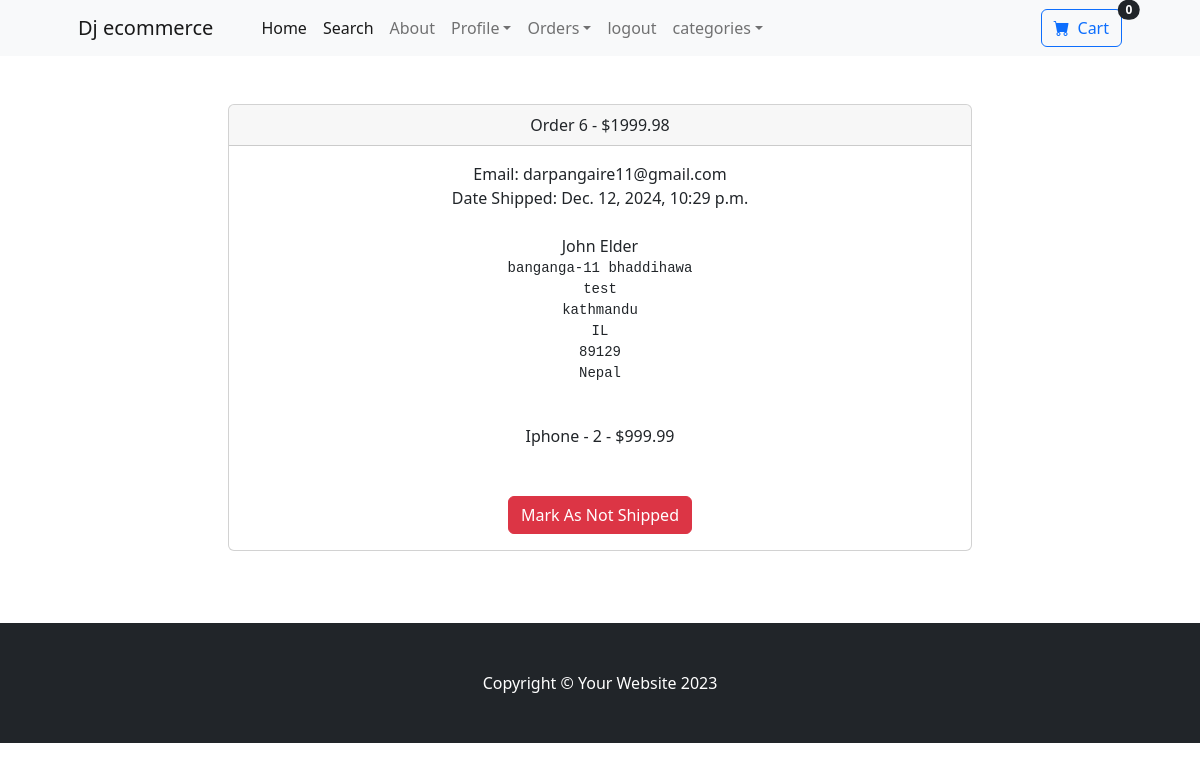
Screenshot of /payment/orders/6 (signed in) with the database file from the repository.
### payment/models.py (models this page shows, shortened)
class Order(models.Model):
  user = models.ForeignKey(User,on_delete=models.CASCADE,null=True,blank=True)
  full_name = models.CharField(max_length=250)
  email = models.EmailField(max_length=250)
  shipping_address = models.TextField(max_length=15000)
  amount_paid = models.DecimalField(max_digits=7,decimal_places=2)
  date_ordered = models.DateTimeField(auto_now_add=True)
  shipped = models.BooleanField(default=False)
  date_shipped = models.DateTimeField(blank=True,null=True)

class OrderItem(models.Model):
  order = models.ForeignKey(Order,on_delete=models.CASCADE,null=True)
  product = models.ForeignKey(Product,on_delete=models.CASCADE,null=True)
  user = models.ForeignKey(User,on_delete=models.CASCADE,null=True,blank=True)
  quantity = models.PositiveBigIntegerField(default=1)
  price = models.DecimalField(max_digits=7,decimal_places=2)

### core/models.py (models this page shows)
class Product(models.Model):
  name = models.CharField(max_length=100)
  price = models.DecimalField(default=0,decimal_places=2,max_digits=10)
  category = models.ForeignKey(Category,on_delete=models.CASCADE,default = 1)
  description = models.CharField(max_length=250,blank=True,default='',null=True)
  image = models.ImageField(upload_to='uploads/product/')
  is_sale = models.BooleanField(default=False)
  sale_price = models.DecimalField(default=0,decimal_places=2,max_digits=6)
  def __str__(self) -> str:
    return self.name

### payment/views.py (the view, shortened to what this page needs)
# urls.py: path('orders/<int:pk>',views.orders,name='orders'),
def orders(request,pk):
  if request.user.is_authenticated and request.user.is_superuser:
    order = Order.objects.get(id=pk)
    items = OrderItem.objects.filter(order=pk)
    return render(request,'payment/orders.html',{"order":order,"items":items})
  else:
    messages.success(request,"Access Denied!")
    return redirect('home')

### cart/cart.py (called while the page is built)
    def __len__(self):
        return sum(self.cart.values())

### cart/context_processors.py (called while the page is built)
def cart(request):
  return {'cart':Cart(request)}

### payment/templates/payment/orders.html (shortened to what this page needs)
{% extends 'base.html' %}
{% block content %}
      <div class="container">
        <div class="row">
          <center>
            <div class="col-8">
              <br><br>
              <div class="card">
                <div class="card-header">
                  Order {{order.id}} - ${{order.amount_paid}}
                </div>
                <div class="card-body">
                  Email: {{order.email}}<br/>
                  {% if order.date_shipped %}
                    Date Shipped: {{order.date_shipped}}
                  {%else%}
                    Date Ordered: {{order.date_ordered}}
                  {% endif %}
                  <br><br>
                    {{order.full_name}}<br>
                  <pre>{{order.shipping_address}}</pre>
                  <br>
                  {% for item in items %}
                    {{item.product}} - {{item.quantity}} - ${{item.price}}<br>
                  {% endfor %}
                  <br><br>
                  {% if not order.shipped %}
                    <form action="" method="post">
                      {% csrf_token %}
                      <input type="hidden" name="shipping_status" value="true">
                      <button type="submit" class="btn btn-success">Mark As Shipped</button>
                    </form>
                    {%else%}
                    <form action="" method="post">
                      <button type="submit" class="btn btn-danger">Mark As Not Shipped</button>
                    {%endif%}
                </div>
              </div>
              <br>
              <br><br>
            </div>
          </center>
        </div>
      </div>
{% endblock content %}

### rows the page displays
Order: id "6", amount_paid "1999.98", email "darpangaire11@gmail.com", date_shipped "Dec. 12, 2024, 10:29 p.m.", full_name "John Elder", shipping_address "banganga-11 bhaddihawa test kathmandu IL 89129 Nepal"
OrderItem: product "Iphone", quantity "2", price "999.99"

### other values shown
{{ cart|length }} "0"
